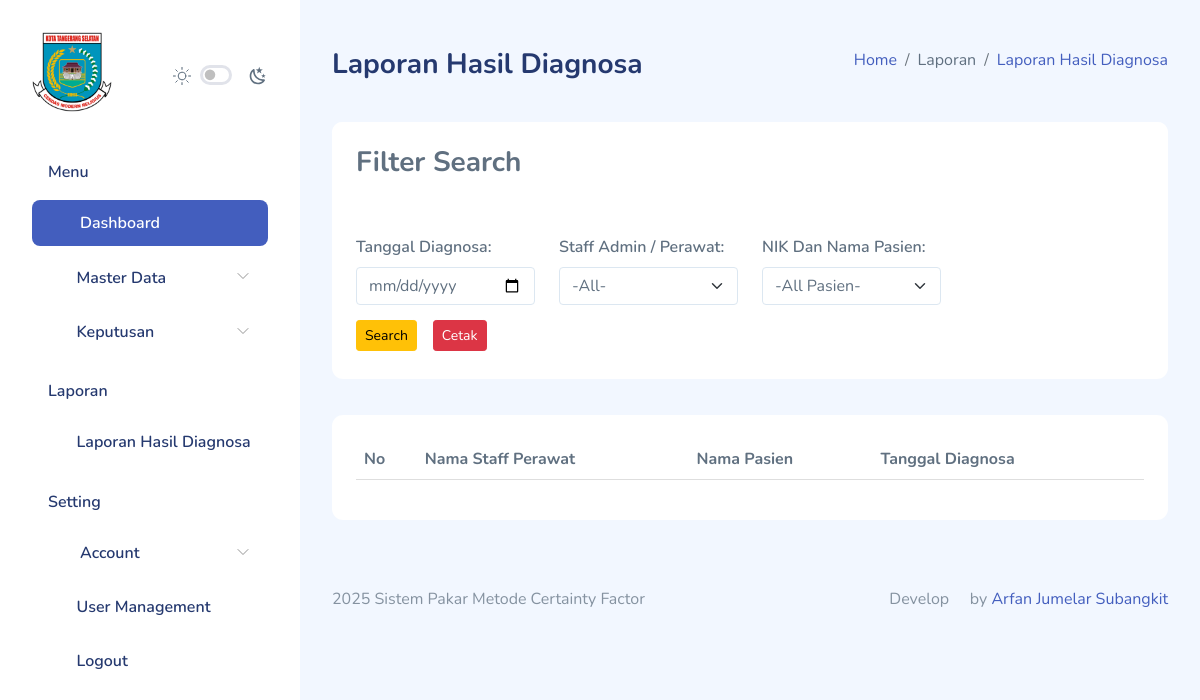
Page /hasil_diagnosa/index.php (signed in) on the earlier database version.
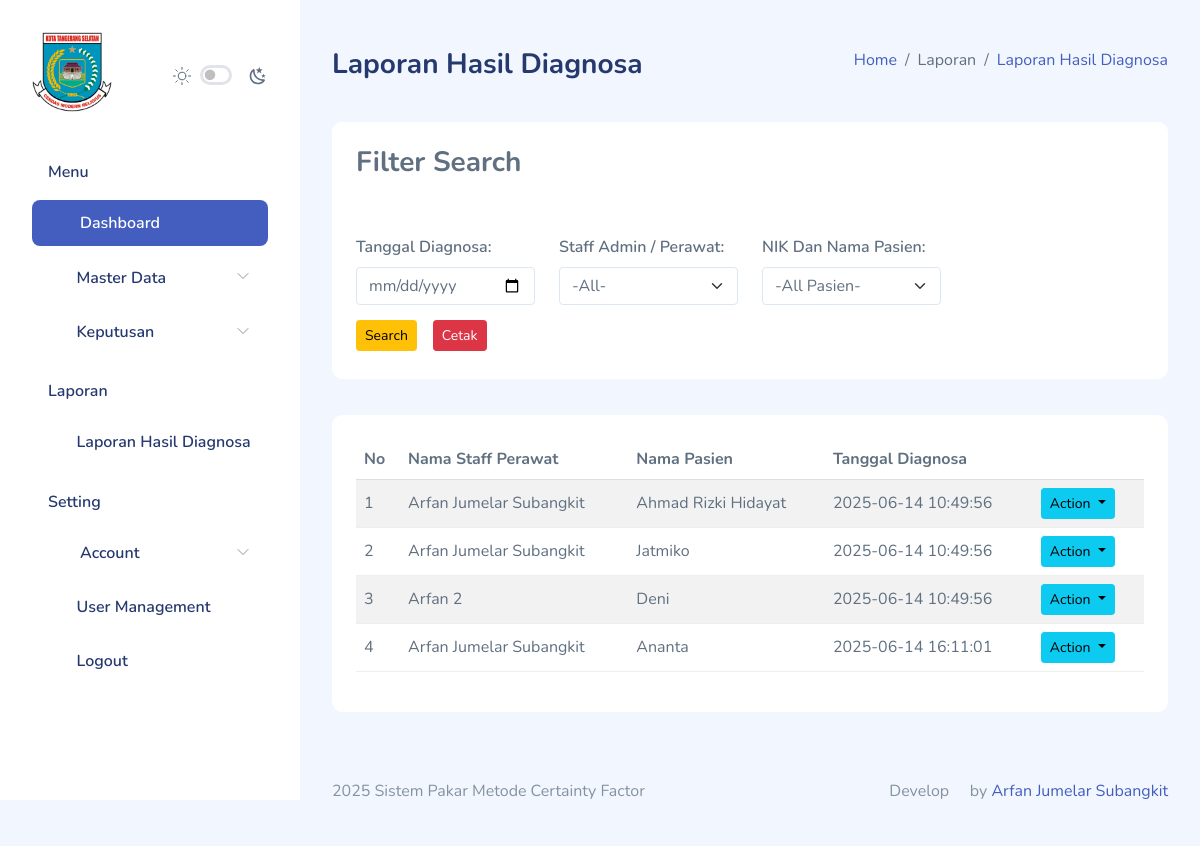
Same page on the later database version.
### tables this page shows
CREATE TABLE `hasil_diagnosa` (
  `id_hasil` int(11) NOT NULL,
  `user_id` int(11) NOT NULL,
  `id_pasien` int(11) NOT NULL,
  `nama_pasien` varchar(250) NOT NULL,
  `kode_penyakit` varchar(50) NOT NULL,
  `tanggal_diagnosa` timestamp NOT NULL DEFAULT current_timestamp() ON UPDATE current_timestamp(),
  `nilai_cf` float NOT NULL,
  `diagnosa` varchar(250) NOT NULL,
  `keterangan` varchar(250) NOT NULL,
  `created_at` timestamp NOT NULL DEFAULT current_timestamp()
);

CREATE TABLE `users` (
  `id` int(11) NOT NULL,
  `username` varchar(250) NOT NULL,
  `nama` varchar(250) NOT NULL,
  `email` varchar(250) NOT NULL,
  `password` varchar(250) NOT NULL,
  `role` enum('Admin','Perawat') NOT NULL,
  `status` enum('Aktif','Tidak Aktif') NOT NULL,
  `avatar` varchar(250) NOT NULL,
  `created_at` timestamp NOT NULL DEFAULT current_timestamp(),
  `updated_at` timestamp NULL DEFAULT NULL
);

### partials/sidebar.php (called while the page is built, shortened)
<?php
$id = $_SESSION["id"];
$role = $_SESSION["role"];
$user = query("SELECT * FROM users WHERE id = $id")[0];
?>

### functions.php (called while the page is built, shortened)
<?php
$db = mysqli_connect("localhost", "root", "", "dev-arfan");
function query($query)
{
    global $db;
    $result = mysqli_query($db, $query);
    $rows = [];
    if ($result) {
        if (mysqli_num_rows($result) > 0) {
            while ($row = mysqli_fetch_assoc($result)) {
                $rows[] = $row;
            }
        }
    } else {
        echo "Error: " . mysqli_error($db);
    }
    return $rows;
}

### hasil_diagnosa/index.php (the view, shortened to what the changed rows need)
<?php
$queryData = "SELECT hf.*, u.nama AS nama_user
              FROM hasil_diagnosa hf
              JOIN users u ON hf.user_id = u.id
              WHERE 1=1";
$result = query($queryData);
?>
<!DOCTYPE html>
<html lang="en">
<head>
    <link rel="stylesheet" href="../assets/extensions/choices.js/public/assets/styles/choices.css">
    <link rel="stylesheet" href="../assets/extensions/simple-datatables/style.css">
    <link rel="stylesheet" href="../assets/compiled/css/table-datatable.css">
    <link rel="stylesheet" href="../assets/compiled/css/app.css">
    <link rel="stylesheet" href="../assets/compiled/css/app-dark.css">
    <link rel="stylesheet" href="../assets/compiled/css/iconly.css">
    <link rel="stylesheet" href="../assets/extensions/@fortawesome/fontawesome-free/css/all.min.css">
</head>
<body>
    <div id="app">
        <?php require_once '../partials/sidebar.php'; ?>
        <div id="main">
            <div class="page-heading">
                <section class="section">
                    <div class="card">
                        <div class="card-body">
                            <table class="table table-striped" id="table1">
                                <thead>
                                    <tr>
                                        <th>No</th>
                                        <?php if ($role == 'Admin') : ?>
                                            <th>Nama Staff Perawat</th>
                                        <?php endif; ?>
                                        <th>Nama Pasien</th>
                                        <th>Tanggal Diagnosa</th>
                                        <th></th>
                                    </tr>
                                </thead>
                                <tbody>
                                    <?php if ($result): ?>
                                        <?php foreach ($result as $index => $row): ?>
                                            <tr>
                                                <td><?= $index + 1; ?></td>
                                                <?php if ($role == 'Admin') : ?>
                                                    <td><?= htmlspecialchars($row["nama_user"]); ?></td>
                                                <?php endif; ?>
                                                <td><?= htmlspecialchars($row['nama_pasien']); ?></td>
                                                <td><?= htmlspecialchars($row['tanggal_diagnosa']); ?></td>
                                                <td>
                                                    <div class="dropdown">
                                                        <button class="btn btn-sm btn-info dropdown-toggle me-1" type="button"
                                                            id="dropdownMenuButton3" data-bs-toggle="dropdown" aria-haspopup="true"
                                                            aria-expanded="false">
                                                            Action
                                                        </button>
                                                    </div>
                                                </td>
                                            </tr>
                                        <?php endforeach; ?>
                                    <?php endif; ?>
                                </tbody>
                            </table>
                        </div>
                    </div>
                </section>
            </div>
        </div>
    </div>
</body>
</html>

Differences in the rows shown:
added hasil_diagnosa: user.nama "Arfan Jumelar Subangkit", nama_pasien "Ahmad Rizki Hidayat", tanggal_diagnosa "2025-06-14 10:49:56"
added hasil_diagnosa: user.nama "Arfan Jumelar Subangkit", nama_pasien "Jatmiko", tanggal_diagnosa "2025-06-14 10:49:56"
added hasil_diagnosa: user.nama "Arfan 2", nama_pasien "Deni", tanggal_diagnosa "2025-06-14 10:49:56"
added hasil_diagnosa: user.nama "Arfan Jumelar Subangkit", nama_pasien "Ananta", tanggal_diagnosa "2025-06-14 16:11:01"
